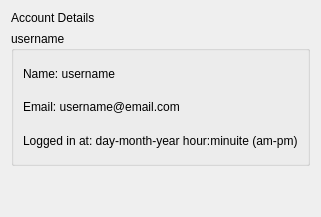
              <widget class="QWidget" name="accountDetails_page">
               <layout class="QVBoxLayout" name="verticalLayout_10">
                <item alignment="Qt::AlignTop">
                 <widget class="QLabel" name="label_3">
                  <property name="text">
                   <string>Account Details</string>
                  </property>
                 </widget>
                </item>
                <item alignment="Qt::AlignTop">
                 <widget class="QGroupBox" name="userDetails_grbx">
                  <property name="sizePolicy">
                   <sizepolicy hsizetype="Preferred" vsizetype="Fixed">
                    <horstretch>0</horstretch>
                    <verstretch>0</verstretch>
                   </sizepolicy>
                  </property>
                  <property name="minimumSize">
                   <size>
                    <width>0</width>
                    <height>135</height>
                   </size>
                  </property>
                  <property name="title">
                   <string>username</string>
                  </property>
                  <layout class="QGridLayout" name="gridLayout_19">
                   <item row="1" column="0">
                    <widget class="QLabel" name="label_8">
                     <property name="text">
                      <string>Email: username@email.com</string>
                     </property>
                    </widget>
                   </item>
                   <item row="2" column="0">
                    <widget class="QLabel" name="label_11">
                     <property name="text">
                      <string>Logged in at: day-month-year hour:minuite (am-pm)</string>
                     </property>
                    </widget>
                   </item>
                   <item row="0" column="0">
                    <widget class="QLabel" name="label_7">
                     <property name="text">
                      <string>Name: username</string>
                     </property>
                    </widget>
                   </item>
                  </layout>
                 </widget>
                </item>
                <item>
                 <spacer name="verticalSpacer_4">
                  <property name="orientation">
                   <enum>Qt::Vertical</enum>
                  </property>
                  <property name="sizeHint" stdset="0">
                   <size>
                    <width>20</width>
                    <height>40</height>
                   </size>
                  </property>
                 </spacer>
                </item>
               </layout>
              </widget>
